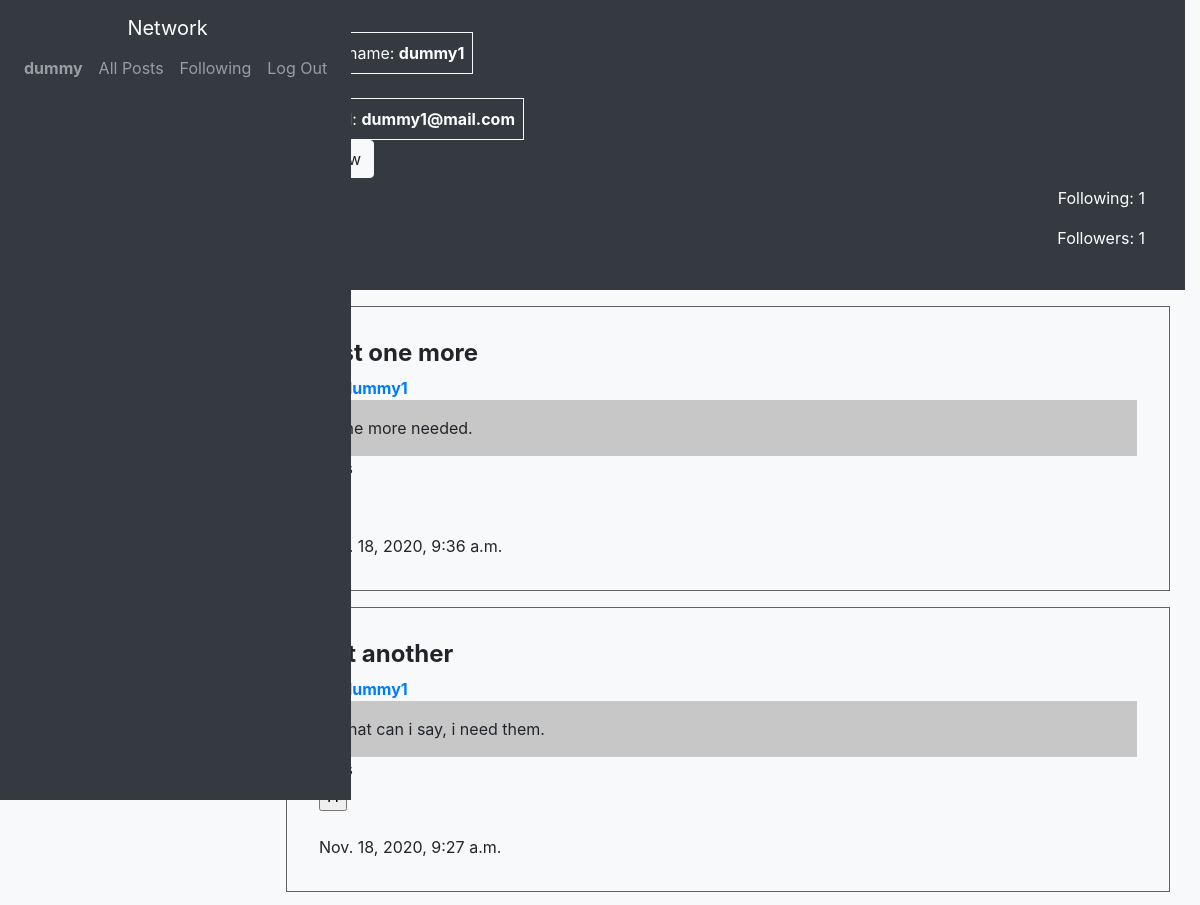
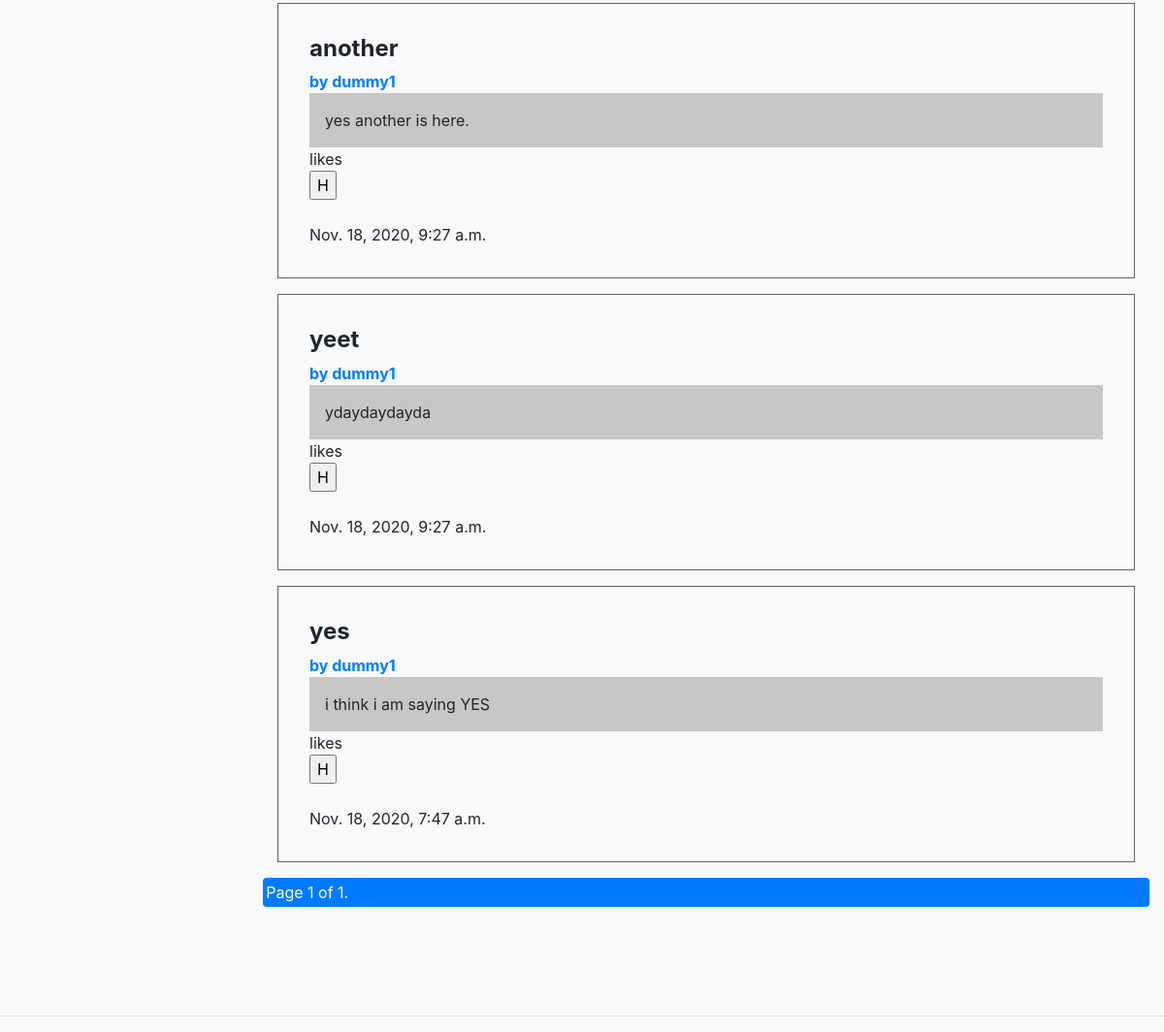
Screenshot of /user/dummy1 (signed in) with the database file from the repository (2 pictures, top to bottom).
### network/models.py (models this page shows, shortened)
class User(AbstractUser):
    pass

class Post(models.Model):
    title = models.CharField(max_length=100, null=False, default='')
    text = models.TextField(max_length=200, null=False, default='')
    user = models.ForeignKey(
        User, on_delete=models.CASCADE, default='', related_name="postby")
    created_on = models.DateTimeField(auto_now=True)
    updated_at = models.DateTimeField(auto_now=True)
    class Meta():
        ordering = ["-created_on"]
    def get_total_likes(self):
        return self.likes.user.count()

### network/views.py (the view)
# urls.py: path("user/<str:name>", views.user, name="user"),
def user(request, name):
    if request.method == "GET":
        try:
            u = User.objects.get(username=name)
            p = Post.objects.filter(user=u)
            fc = {"following": u.following.count(), "follower": u.follower.count()}
        except IntegrityError as e:
            return render(request, "network/udetails.html", {
                "error": e,
            })
        paginator = Paginator(p, 10)
        page_number = request.GET.get('page')
        page_obj = paginator.get_page(page_number)
        return render(request, "network/udetails.html", {
            "u": u,
            "sfollow": True if u.username != request.user.username else False,
            "page_obj": page_obj,
            "fc": fc,
        })

### network/templates/network/udetails.html (shortened to what this page needs)
{% extends "network/layout.html" %}
{% block body %}
<div class="container-sm">
  <div id="UP" class="container-sm">
    <div id="UPL">
      <span class="border border-light">Username: <strong>{{u.username}}</strong></span><br>
      <span class="border border-light">Email: <strong>{{u.email}}</strong></span>
      {% if user.is_authenticated %}
      {% if ufollow%}
      <form class="unfollow" action="#" method="post">
        {% csrf_token %}
        <input id="unfollow" class="btn btn-light" type="submit" name="unfollow" value="unfollow">
      </form>
      {% else %}
      <form class="follow" action="#}" method="post">
      </form>
      {% endif %}
      {% endif %}
    </div>
    <div id="UPR">
      <span>Following: {{fc.follower}}</span>
      <span>Followers: {{fc.following}}</span>
    </div>
  </div>
  <div class="container-sm bg-light" id="postsuser">
    {%for post in page_obj%}
    <div class="container post">
      <h4><strong>{{post.title}}</strong></h4>
      <a href="{% url 'user' post.user %}"><strong>by {{post.user}}</strong></a>
      <div class="posttext">
        {{post.text}}
      </div>
      <span>{{post.get_total_likes}} likes</span>
      <form action="#" method="post">
        <input type="submit" name="" value="H">
      </form>
      <br>
      <span>{{post.created_on}}</span>
    </div>
    {% endfor %}
  </div>
  <div class="pagination bg-primary text-white" style="padding:.2rem;">
    <span class="step-links">
      <span class="current">
        Page {{ page_obj.number }} of {{ page_obj.paginator.num_pages }}.
      </span>
    </span>
  </div>
</div>
{% endblock %}

### network/templates/network/layout.html (shortened to what this page needs)
{% load static %}
<!DOCTYPE html>
<html lang="en">
<head>
  <link rel="stylesheet" href="https://stackpath.bootstrapcdn.com/bootstrap/4.4.1/css/bootstrap.min.css">
  <link href="{% static 'network/styles.css' %}" rel="stylesheet">
</head>
<body>
  <div class="section">
    <nav class="navbar navbar-expand-lg navbar-dark bg-dark">
      <a class="navbar-brand" href="#">Network</a>
      <div>
        <ul class="navbar-nav mr-auto">
          {% if user.is_authenticated %}
          <li class="nav-item">
            <a class="nav-link" href="{% url 'user' user.username %}"><strong>{{ user.username }}</strong></a>
          </li>
          {% endif %}
          <li class="nav-item">
            <a class="nav-link" href="{% url 'index' %}">All Posts</a>
          </li>
          {% if user.is_authenticated %}
          <li class="nav-item">
            <a class="nav-link" href="#">Following</a>
          </li>
          <li class="nav-item">
            <a class="nav-link" href="{% url 'logout' %}">Log Out</a>
          </li>
          {% endif %}
        </ul>
      </div>
    </nav>
    <main>
      {% block body %}
      {% endblock %}
    </main>
  </div>
  <hr>
</body>
</html>

### network/static/network/styles.css (style rules this page uses)
:root { font-size: 16px; --text-primary: rgba(0, 0, 0, .9); --text-secondary: lightblue; --bg-primary: lightblue; --bg-secondary: lightgreen; --transition-speed: 160ms; }
.section { position: relative; display: flex; flex-direction: column; }
.section main { margin-left: 16rem; }
body { background-color: var(--light); }
main { padding: 0; padding-bottom: 6rem; }
.navbar { height: 100vh; position: fixed; display: flex-start; flex-direction: column; }
#postsuser .posttext { padding: 1rem; background-color: rgba(0, 0, 0, 0.2); }
.post { padding: 2rem; margin: 1rem 0 1rem 0; border: 0.1rem solid rgba(0, 0, 0, 0.6); }
#UP { padding: 2rem; background-color: var(--dark); color: white; }
#UP span { padding: .5rem; }
#UP #UPL { align-items: flex-start; display: flex; flex-direction: column; }
#UP #UPR { align-items: flex-end; display: flex; flex-direction: column; }

### rows the page displays
User: username "dummy"
User: username "dummy1", email "dummy1@mail.com"
Post: title "just one more", user "dummy1", text "one more needed.", created_on "Nov. 18, 2020, 9:36 a.m."
Post: title "yet another", user "dummy1", text "what can i say, i need them.", created_on "Nov. 18, 2020, 9:27 a.m."
Post: title "another", user "dummy1", text "yes another is here.", created_on "Nov. 18, 2020, 9:27 a.m."
Post: title "yeet", user "dummy1", text "ydaydaydayda", created_on "Nov. 18, 2020, 9:27 a.m."
Post: title "yes", user "dummy1", text "i think i am saying YES", created_on "Nov. 18, 2020, 7:47 a.m."

### other values shown
{{ fc.follower }} "1"
{{ fc.following }} "1"
{{ page_obj.number }} "1"
{{ page_obj.paginator.num_pages }} "1"
